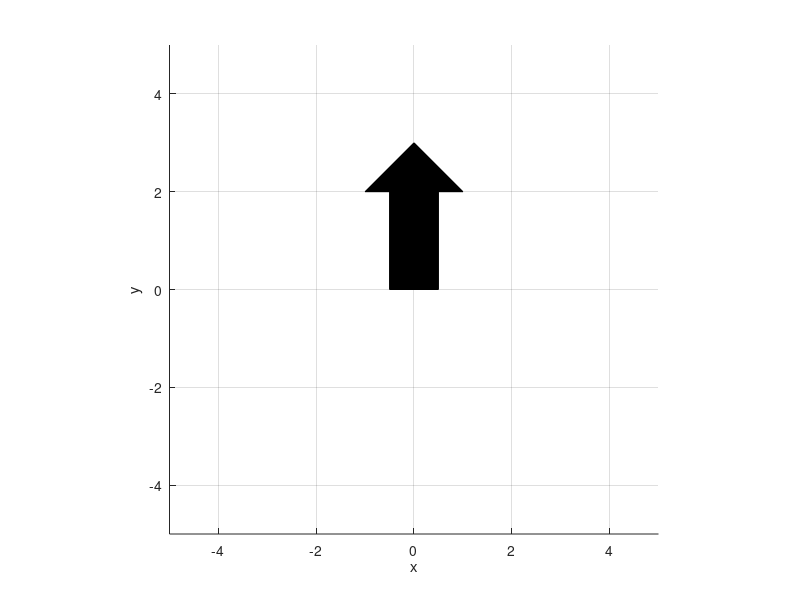

MATLAB code for this plot: (Note: this script raises an error after producing the figure.)
%%ex2
%Arrow1
P4 = [ 0.5, 0, 0]'
P5=[0.5, 2, 0]'
P6=[1, 2, 0]'
P7=[0, 3, 0]'
P8=[-1, 2, 0]'
P9=[-0.5, 2, 0]'
P10=[-0.5, 0, 0]'

axis([-5 5 -5 5])


xlabel('x')
ylabel('y')
zlabel('z')
axis equal
grid on
hold on

A=[P4,P5,P6,P7,P8, P9,P10]

%generic arrow used for transformations
arrow=patch('XData', A(1,:) ,'YData', A(2,:),'ZData', A(3,:))

A1=arrow
A2=arrow
A3=arrow

%padding para possibilitar a multiplicação de nGeom(4*4) por AX(3*7)
A = [A; ones(1,size(A,2))];
A1 = [A1; ones(1,size(A1,2))];
A2 = [A2; ones(1,size(A2,2))];
A3 = [A3; ones(1,size(A3,2))];

value_start=0
value_end=1
smoothness=100
%array of size smoothness, evenly spaced values between 0 and 1 
array = linspace(value_start, value_end, smoothness);

%animate rotation yy
for elem=array
    nGeom = roty((pi/2)*elem)
    transformation=nGeom*A
    set(arrow, 'XData', transformation(1,:),'YData',  transformation(2,:), 'ZData', transformation(3,:));
    pause(1/25);
end

A1=arrow

%animate rotation zz A2
for elem=array
    nGeom= rotz((pi/2)*elem)
    transformation=nGeom*A1
    set(arrow, 'XData', transformation(1,:),'YData',  transformation(2,:), 'ZData', transformation(3,:));
    pause(1/25);
end

A2=arrow

%reset arrow position
arrow=patch('XData', A(1,:) ,'YData', A(2,:),'ZData', A(3,:))

%animate rotation xx
for elem=array
    nGeom = rotx((pi/2)*elem)
    transformation=nGeom*A
    set(arrow, 'XData', transformation(1,:),'YData',  transformation(2,:), 'ZData', transformation(3,:));
    pause(1/25);
end

A3=arrow

arrow1=patch('XData', A1.XData ,'YData', A1.YData,'ZData', A1(3,:))
arrow2=patch('XData', A2(1,:) ,'YData', A2(2,:),'ZData', A2(3,:))
arrow2=patch('XData', A3(1,:) ,'YData', A3(2,:),'ZData', A3(3,:))

for elem=array
    nGeomA1 = roty((20*pi)*elem)
    transformation=nGeom*A1
    nGeom= rotz((pi/2)*elem)
    transformation=nGeom*A2
    nGeom = rotx((pi/2)*elem)
    transformation=nGeom*A3
    set(arrow3, 'XData', transformation(1,:),'YData',  transformation(2,:), 'ZData', transformation(3,:));
    set(arrow2, 'XData', transformation(1,:),'YData',  transformation(2,:), 'ZData', transformation(3,:));
    set(arrow1, 'XData', transformation(1,:),'YData',  transformation(2,:), 'ZData', transformation(3,:));
    pause(1/25);
end
